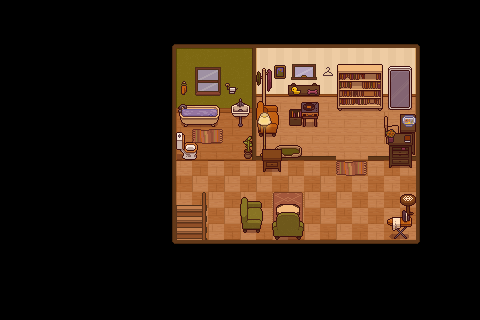

A level layout from a 2D game, rendered from its tile map. Below: a short description, then the map file with tile-grid data replaced by summaries:
An orthogonal 30x20 tile map with 16x16 px tiles, 11 tile layers (paredes, chao, objeto4, cantos, ...), 6 tilesets.

<map version="1.10" tiledversion="1.12.1" orientation="orthogonal" renderorder="right-down" width="30" height="20" tilewidth="16" tileheight="16" infinite="0" nextlayerid="13" nextobjectid="1">
 <tileset firstgid="1" source="TopDownHouse_FloorsAndWalls.tsx" />
 <tileset firstgid="163" name="TopDownHouse_DoorsAndWindows" tilewidth="16" tileheight="16" tilecount="180" columns="18">
  <image source="Top-Down_Retro_Interior/TopDownHouse_DoorsAndWindows.png" width="288" height="160" />
 </tileset>
 <tileset firstgid="343" name="TopDownHouse_FurnitureState1" tilewidth="16" tileheight="16" tilecount="234" columns="13">
  <image source="Top-Down_Retro_Interior/TopDownHouse_FurnitureState1.png" width="208" height="288" />
 </tileset>
 <tileset firstgid="577" source="objetos_cozinha.tsx" />
 <tileset firstgid="811" name="TopDownHouse_FloorsAndWalls_OpenDoors" tilewidth="16" tileheight="16" tilecount="24" columns="8">
  <image source="Top-Down_Retro_Interior/TopDownHouse_FloorsAndWalls_OpenDoors.png" width="128" height="48" />
 </tileset>
 <tileset firstgid="835" name="TopDownHouse_SmallItems" tilewidth="16" tileheight="16" tilecount="64" columns="8">
  <image source="Top-Down_Retro_Interior/TopDownHouse_SmallItems.png" width="128" height="128" />
 </tileset>
 <layer id="1" name="paredes" width="30" height="20">
  <data>[600 cells, 81 non-empty, 33 distinct tile ids]</data>
 </layer>
 <layer id="5" name="chao" width="30" height="20">
  <data>[600 cells, 168 non-empty, 40 distinct tile ids]</data>
 </layer>
 <layer id="8" name="objeto4" width="30" height="20">
  <data>[600 cells, 4 non-empty, 4 distinct tile ids]</data>
 </layer>
 <layer id="12" name="cantos" width="30" height="20">
  <data>[600 cells, 15 non-empty, 2 distinct tile ids]</data>
 </layer>
 <layer id="2" name="objetos" width="30" height="20">
  <data>[600 cells, 43 non-empty, 43 distinct tile ids]</data>
 </layer>
 <layer id="3" name="objetos2" width="30" height="20">
  <data>[600 cells, 32 non-empty, 30 distinct tile ids]</data>
 </layer>
 <layer id="6" name="objetos3" width="30" height="20">
  <data>[600 cells, 9 non-empty, 9 distinct tile ids]</data>
 </layer>
 <layer id="4" name="janelas" width="30" height="20">
  <data>[600 cells, 6 non-empty, 6 distinct tile ids]</data>
 </layer>
 <layer id="9" name="paredes3" width="30" height="20">
  <data>[600 cells, 0 non-empty, 0 distinct tile ids]</data>
 </layer>
 <layer id="11" name="objeto5" width="30" height="20">
  <data>[600 cells, 10 non-empty, 10 distinct tile ids]</data>
 </layer>
 <layer id="10" name="mini objetos" width="30" height="20">
  <data>[600 cells, 11 non-empty, 11 distinct tile ids]</data>
 </layer>
</map>
